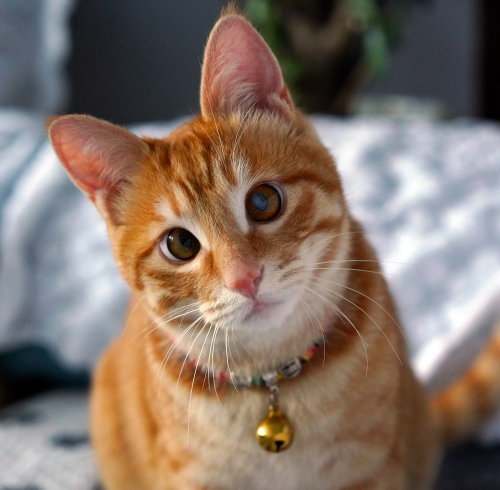
#> input picture images/cat.jpeg, 1000 x 979 px (shown at 1/2 size)
$ python basic.py
#> lines starting #> are read from the running program, lines starting #| are printed output that depends on the picture
import cv2 as cv
img=cv.imread('images/cat.jpeg')
#> img is the input picture: shape (979, 1000, 3); mean B, G, R 103.3, 114.7, 131.8
cv.imshow('cat',img)

#1.Making the image gray
gray=cv.cvtColor(img,cv.COLOR_BGR2GRAY)
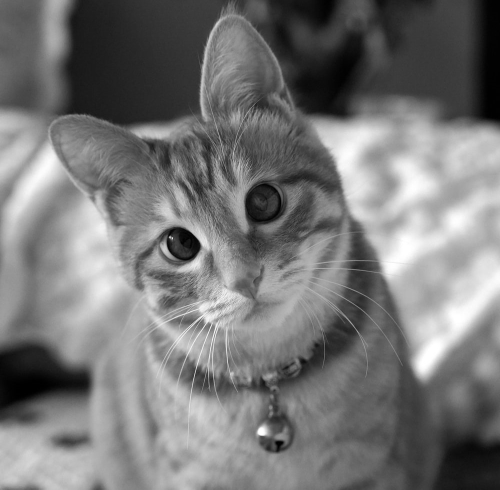
#> gray: shape (979, 1000) (shown at 1/2 size); min 0, max 255, mean 118.5
cv.imshow('catGray',gray)

#2. BLur image
img=cv.imread('images/house.jpg')
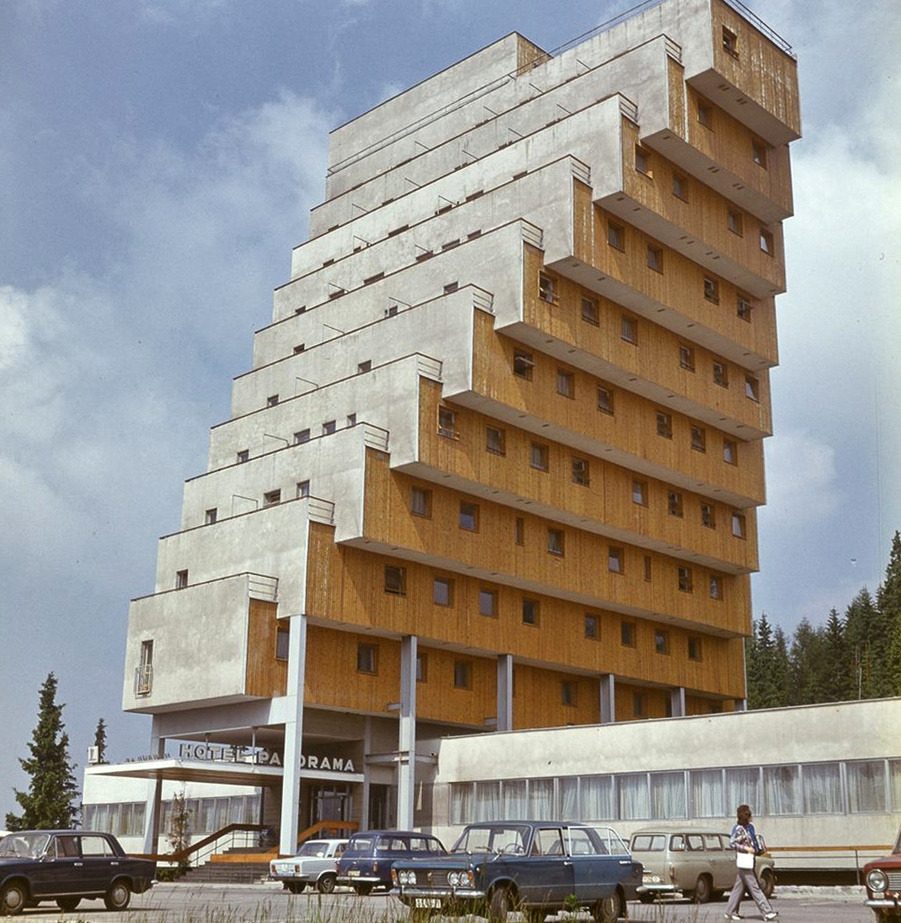
#> input picture images/house.jpg, 901 x 923 px
#> img is the input picture: shape (923, 901, 3); mean B, G, R 138.9, 144.9, 149.6
cv.imshow('House normal',img)

blur=cv.GaussianBlur(img,(9,9),cv.BORDER_DEFAULT)
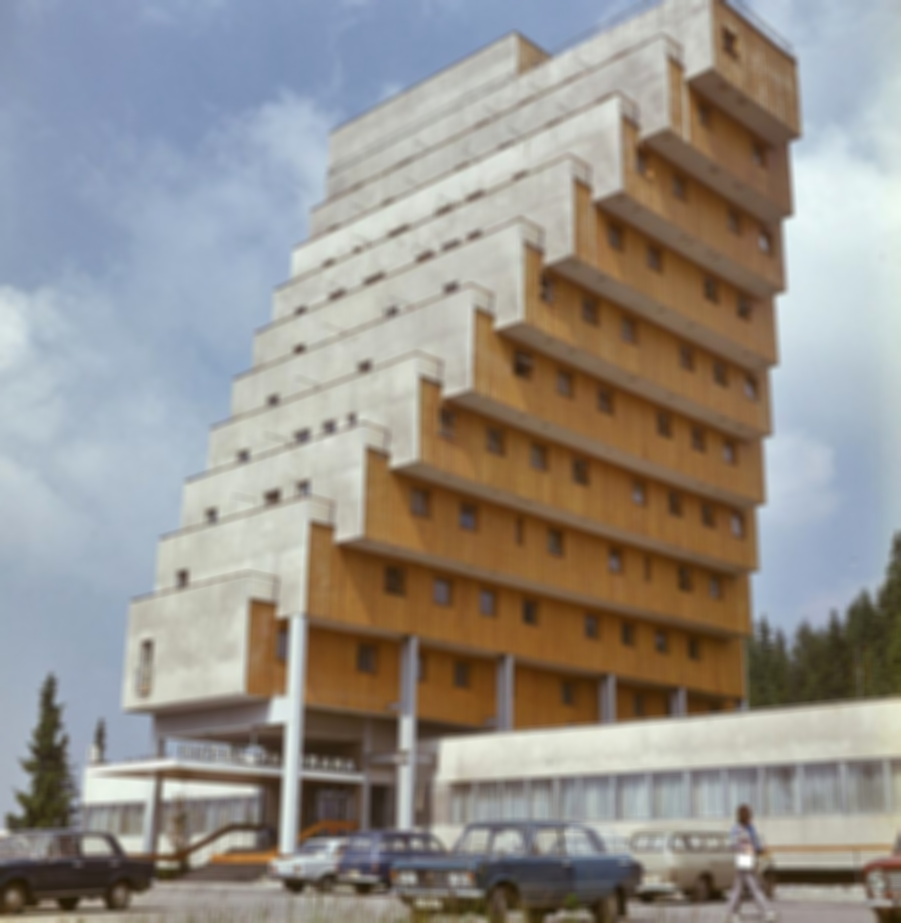
#> blur: shape (923, 901, 3); mean B, G, R 138.9, 144.9, 149.6
cv.imshow('blur house',blur)

#3. Edge detection
canny=cv.Canny(img,125,175)
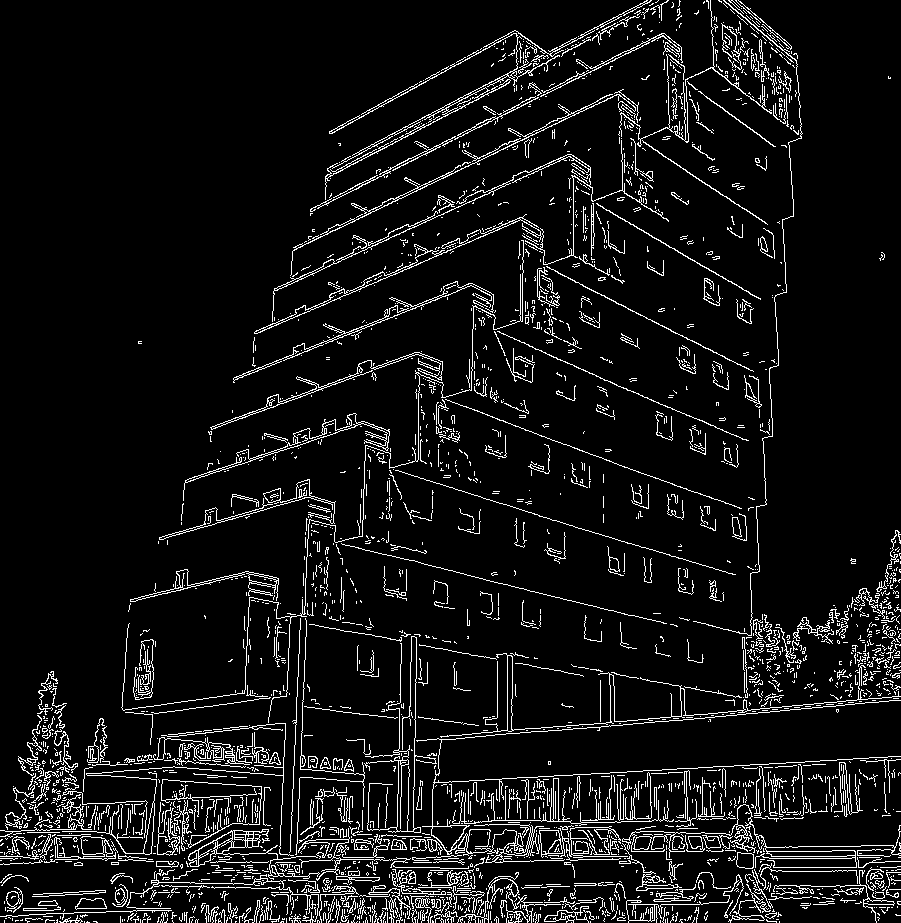
#> canny: shape (923, 901); 7.5% white in thin lines or dots
cv.imshow('Edges',canny)

#4 resize image
resized=cv.resize(img,(500,500),interpolation=cv.INTER_CUBIC)
cv.imshow('Resized image',resized)

#5. Cropping
cropped=img[50:200,200:400]
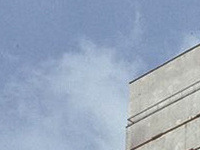
#> cropped: shape (150, 200, 3); mean B, G, R 190, 168.5, 153.4
cv.imshow('cropped',cropped)

cv.waitKey(0)
